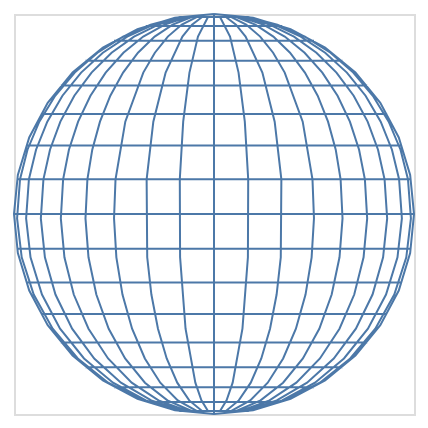

The specification (Vega-Lite) saved for this image:
### Vega specification from a JSON file in a GitHub repository (floating-point values rounded to 4 significant figures)
{"$schema": "https://vega.github.io/schema/vega/v5.json", "background": "white", "padding": 5, "width": 200, "height": 200, "style": "cell", "data": [{"name": "source_0", "transform": [{"type": "graticule"}]}], "projections": [{"name": "projection", "size": {"signal": "[width, height]"}, "fit": {"signal": "data('source_0')"}, "type": "orthographic"}], "marks": [{"name": "marks", "type": "shape", "style": ["geoshape"], "from": {"data": "source_0"}, "encode": {"update": {"fill": {"value": "transparent"}, "stroke": {"value": "#4c78a8"}, "ariaRoleDescription": {"value": "geoshape"}}}, "transform": [{"type": "geoshape", "projection": "projection"}]}], "config": {"projection": {"type": "equalEarth"}}}
